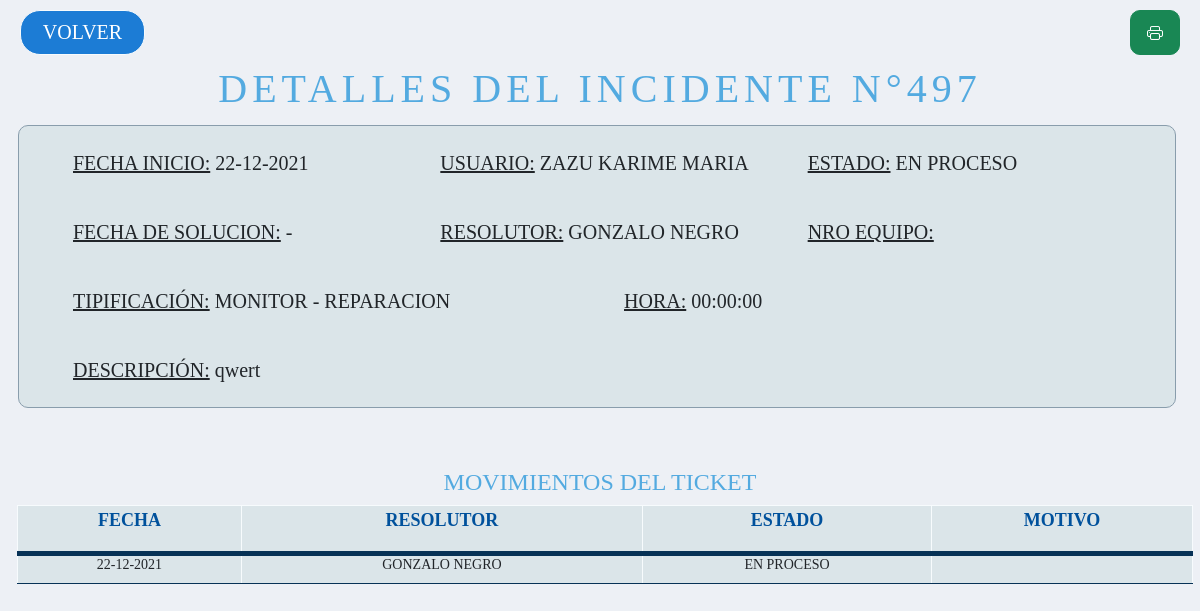
/consultadetalle.php?no=497, run on the app's committed database.
### tables this page shows
CREATE TABLE `ticket` (
  `ID_TICKET` int(11) NOT NULL,
  `FECHA_INICIO` date NOT NULL,
  `DESCRIPCION` longtext NOT NULL,
  `USUARIO` text NOT NULL,
  `ID_USUARIO` int(3) NOT NULL,
  `IMAGEN` longblob NOT NULL,
  `ID_TIPIFICACION` int(11) NOT NULL,
  `ID_PRIORIDAD` int(1) NOT NULL,
  `ID_ESTADO` int(11) NOT NULL,
  `NRO_EQUIPO` varchar(8) NOT NULL,
  `FECHA_SOLUCION` date NOT NULL,
  `ID_RESOLUTOR` int(11) NOT NULL,
  `TIPO_RESOLUTOR` int(2) NOT NULL,
  `ID_WS` int(11) NOT NULL,
  `HORA` time NOT NULL
);

CREATE TABLE `usuarios` (
  `ID_USUARIO` int(4) NOT NULL,
  `NOMBRE` varchar(50) NOT NULL,
  `CUIL` varchar(11) NOT NULL,
  `ID_AREA` int(3) NOT NULL,
  `PISO` varchar(3) NOT NULL,
  `INTERNO` varchar(10) NOT NULL,
  `CORREO` varchar(100) NOT NULL,
  `CORREO_PERSONAL` varchar(100) NOT NULL,
  `TELEFONO_PERSONAL` varchar(100) NOT NULL,
  `ID_TURNO` int(2) NOT NULL,
  `ACTIVO` varchar(8) NOT NULL,
  `OBSERVACION` longtext NOT NULL
);

CREATE TABLE `estado` (
  `ID_ESTADO` int(1) NOT NULL,
  `ESTADO` text NOT NULL
);

CREATE TABLE `resolutor` (
  `ID_RESOLUTOR` int(2) NOT NULL,
  `RESOLUTOR` text NOT NULL,
  `ID_TIPO_RESOLUTOR` int(2) NOT NULL,
  `CUIL` text NOT NULL,
  `CORREO` varchar(100) NOT NULL,
  `TELEFONO` text NOT NULL,
  `CONTRASEÑA` varchar(100) NOT NULL
);

CREATE TABLE `tipificacion` (
  `ID_TIPIFICACION` int(3) NOT NULL,
  `TIPIFICACION` text NOT NULL
);

CREATE TABLE `fecha` (
  `ID_FECHA` int(11) NOT NULL,
  `ID_ESTADO` int(1) NOT NULL,
  `MOTIVO` text NOT NULL,
  `FECHA_HORA` date NOT NULL,
  `ID_RESOLUTOR` int(11) NOT NULL,
  `HORA` time NOT NULL
);

### consultadetalle.php (the view, shortened to what this page needs)
<?php
$consulta = ConsultarIncidente($_GET['no']);
function ConsultarIncidente($no_tic)
{
	$datos_base=mysqli_connect('localhost', 'root', '', 'incidentes') or exit('No se puede conectar con la base de datos');
	$sentencia =  "SELECT * FROM ticket WHERE ID_TICKET='".$no_tic."'";
	$resultado = mysqli_query($datos_base, $sentencia);
	$filas = mysqli_fetch_assoc($resultado);
	return [
		$filas['ID_TICKET'],
		$filas['FECHA_INICIO'],
		$filas['USUARIO'],
		$filas['DESCRIPCION'],
		$filas['ID_ESTADO'],
		$filas['ID_WS'],
		$filas['FECHA_SOLUCION'],
		$filas['ID_RESOLUTOR'],
		$filas['ID_TIPIFICACION'],
		$filas['ID_USUARIO'],
		$filas['HORA']
	];
}
?>
<!DOCTYPE html>
<html>
<head>
	<link href="https://cdn.jsdelivr.net/npm/bootstrap@5.1.3/dist/css/bootstrap.min.css" rel="stylesheet">
	<link rel="stylesheet" href="https://cdn.jsdelivr.net/npm/bootstrap-icons@1.5.0/font/bootstrap-icons.css">
	<link rel="stylesheet" type="text/css" href="estiloconsultadetalle.css">
</head>
<body>
	<header>
		<div class="form-group row justify-content-between" style="margin-top: 0px; margin-left: 10px; margin-right: 10px; padding:10px;">
		<a id="vlv"  href="consulta.php" class="col-3 btn btn-primary " type="button"  value="VOLVER">VOLVER</a>
			<button id="pr" class="btn btn-success" style="width: 50px; border-radius: 10px; height: 45px;" onClick="imprimir()"><i class='bi bi-printer'></i></button>
		</div>
		<div id="titulo" style="margin-top: 0px; margin-bottom: 30px;">
			<h1>DETALLES DEL INCIDENTE N°<?php echo $consulta[0]?></h1>
		</div>
	</header>
	<section id="ingreso">
		<div id="ingresar" class="container-fluid" style="margin-top: 50px;">
			<?php
            include("conexion.php");
            $sent= "SELECT ESTADO FROM estado WHERE ID_ESTADO = $consulta[4]";
            $resultado = $datos_base->query($sent);
            $row = $resultado->fetch_assoc();
            $est = $row['ESTADO'];
			?>
			<?php
            include("conexion.php");
            $sent= "SELECT RESOLUTOR FROM resolutor WHERE ID_RESOLUTOR = $consulta[7]";
            $resultado = $datos_base->query($sent);
            $row = $resultado->fetch_assoc();
            $nom = $row['RESOLUTOR'];
			?>
			<?php
            include("conexion.php");
            $sent= "SELECT NOMBRE FROM usuarios WHERE ID_USUARIO = $consulta[9]";
            $resultado = $datos_base->query($sent);
            $row = $resultado->fetch_assoc();
            $usu = $row['NOMBRE'];
			?>
			<?php
		$fecin = date("d-m-Y", strtotime($consulta[1]));
		?>
			<?php $guardar = $consulta[0]?>
			<div class="form-group row" style="margin: 5px; padding:10px;">
				<h4 id="lblForm"class="col-form-label col-xl col-lg"><u>FECHA INICIO:</u> <?php echo $fecin ?></h4>
				<h4 id="lblForm"class="col-form-label col-xl col-lg"><u>USUARIO:</u> <?php echo $usu?></h4>
				<h4 id="lblForm"class="col-form-label col-xl col-lg"><u>ESTADO:</u> <?php echo $est ?></h4>
			</div>
            <div class="form-group row" style="margin: 5px; padding:10px;">
				<h4 id="lblForm"class="col-form-label col-xl col-lg"><u>FECHA DE SOLUCION:</u> <?php
				$fecha = "0000-00-00";
				if($consulta[6] == $fecha)
				{
					echo "-";
				}
				else
				{
					$fecfin = date("d-m-Y", strtotime($consulta[6]));
					echo $fecfin;
				}
				?>
				<h4 id="lblForm"class="col-form-label col-xl col-lg"><u>RESOLUTOR:</u> <?php echo $nom?></h4>
				<h4 id="lblForm"class="col-form-label col-xl col-lg"><u>NRO EQUIPO:</u> <?php?></h4>
			</div>
			<div class="form-group row" style="margin: 5px; padding:10px;">
				<h4 id="lblForm"class="col-form-label col-xl col-lg"><u>TIPIFICACIÓN:</u>
				<?php include("conexion.php");
					$sent= "SELECT TIPIFICACION FROM tipificacion WHERE ID_TIPIFICACION = $consulta[8]";
					$resultado = $datos_base->query($sent);
					$row = $resultado->fetch_assoc();
					$original = $row['TIPIFICACION'];
					echo $original?></h4>
				<h4 id="lblForm"class="col-form-label col-xl col-lg"><u>HORA:</u> <?php echo $consulta[10]?></h4>
			</div>
			<div class="form-group row" style="margin: 5px; padding:10px;">
            	<h4 id="lblForm"class="col-form-label col-xl col-lg"><u>DESCRIPCIÓN:</u> <?php echo $consulta[3]?></h4>
			</div>
        </div>
	</section>
	<section id="movimientos">
		<div id="grilla">
			<h2>MOVIMIENTOS DEL TICKET</h2>
		<?php
				echo "<table width=100%>
						<thead>
							<tr>
								<th><p>FECHA</p></th>
								<th><p>RESOLUTOR</p></th>
								<th><p>ESTADO</p></th>
								<th><p>MOTIVO</p></th>
							</tr>
						</thead>";
						$sql = mysqli_query($datos_base, "SELECT * from fecha_ticket WHERE ID_TICKET = '$guardar'");
						while($listar2 = mysqli_fetch_array($sql)){
							$resa = $listar2['ID_FECHA'];
						$consulta=mysqli_query($datos_base, "SELECT * from fecha WHERE ID_FECHA = '$resa'");
						while($listar = mysqli_fetch_array($consulta))
						{
							$opcion = $listar['ID_ESTADO'];
								include("conexion.php");
								$sent= "SELECT ESTADO FROM estado WHERE ID_ESTADO = $opcion";
								$resultado = $datos_base->query($sent);
								$row = $resultado->fetch_assoc();
								$est = $row['ESTADO'];
								?>
								<?php
								$opcion = $listar['ID_RESOLUTOR'];
								include("conexion.php");
								$sent= "SELECT RESOLUTOR FROM resolutor WHERE ID_RESOLUTOR = $opcion";
								$resultado = $datos_base->query($sent);
								$row = $resultado->fetch_assoc();
								$nom = $row['RESOLUTOR'];
								$fecord = date("d-m-Y", strtotime($listar['FECHA_HORA']));
							echo "
								<tr>
									<td><h5>".$fecord."</h5></td>
									<td><h5>".$nom."</h5></td>
									<td><h5>".$est."</h5></td>
									<td><h5>".$listar['MOTIVO']."</h5></td>
								</tr>";
						}}
					echo "</table>";
			?>
		</div>
	</section>
</body>
</html>

### estiloconsultadetalle.css (style rules this page uses)
section, header { width: 100%; margin-left: auto; margin-right: auto; }
h1 { text-align: center; color: #53AAE0; font-family: TrasandinaBlack; font-size: 40px; letter-spacing: 5px; }
h2 { text-align: center; color: #53AAE0; font-family: TrasandinaMedium; font-size: 24px; }
h4 { text-align: left; margin-top: 10px; margin-left: 15px; font-size: 16px; font-family: TrasandinaMedium; }
h5 { text-align: center; font-family: TrasandinaBook; font-size: 14px; }
p { text-align: center; font-family: TrasandinaMedium; color: #00519C; font-size: 18px; }
header { height: 60px; }
#titulo { height: 60px; }
#ingreso { height: auto; width: 100%; float: left; margin-bottom: 40px;; }
#titulo, #ingreso { margin-top: 15px;; }
#ingresar { height: auto; width: 96.5%; margin-left: 18px; margin-right: 18px; margin-bottom: 20px; background-color: #dbe5e9; border-radius: 10px; border: 1px solid #899dac; }
#movimientos { height: auto; width: 100%; }
#grilla { width: 98%; height: auto; margin-left: auto; margin-right: auto; }
table { text-align: left; margin-left: 5px; background-color: #dbe5e9; border-collapse: collapse; width:100%; }
th, td { border: solid 1px #f7fbfd; border-bottom: solid 1px #073256; }
thead { background-color: #dbe5e9; border-bottom: solid 5px #073256; width: 100%; }
#vlv { width: 125px; height: 45px; background-color: #1c7cd5; border-color: #f7fbfd; font-size: 20px; font-family: TrasandinaBook; border-radius: 20px; }
#lblForm { font-size: 20px; }

### consultadetalle.php (style rules this page uses)
body { background-color: #edf0f5; }

### data on the page
ticket: ID_TICKET "497", FECHA_INICIO "22-12-2021", HORA "00:00:00", DESCRIPCION "qwert"
usuarios: NOMBRE "ZAZU KARIME MARIA"
estado: ESTADO "EN PROCESO"
resolutor: RESOLUTOR "GONZALO NEGRO"
tipificacion: TIPIFICACION "MONITOR - REPARACION"
fecha: FECHA_HORA "22-12-2021", ID_RESOLUTOR.RESOLUTOR "GONZALO NEGRO", ID_ESTADO.ESTADO "EN PROCESO"
